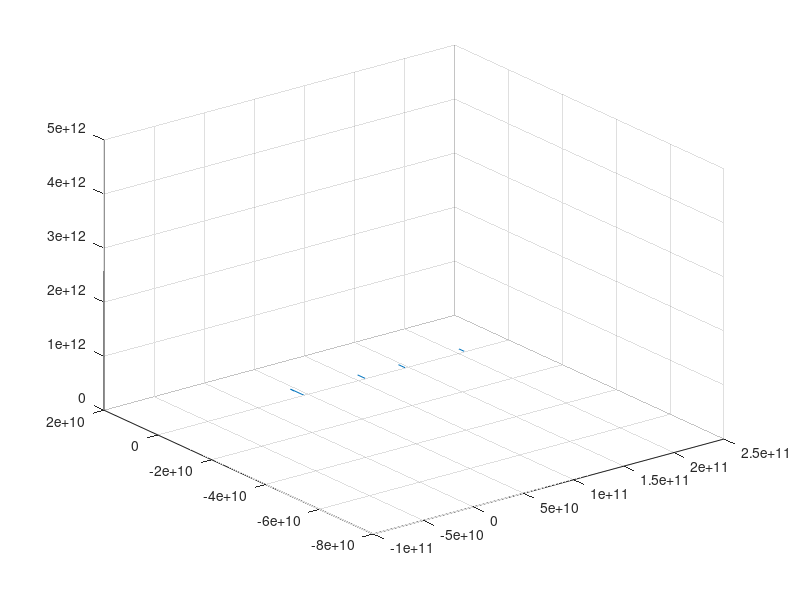

Reproduce this figure in MATLAB. (Note: this script raises an error after producing the figure.)
%% Setting up parameters
clear;clc;close all
global G m nObjects;
% Insert dialog system here

load('Inner_Planets.mat')% Loads scenario from .mat file

G = 6.674*10^-11;
y0 = [r,rdot];
t = 0:dt:t_f;
nObjects = round(length(r)/3);
%% Setting up spacial plot
fig = figure('Color',[0.08 0.08 0.08],'Units','normalized','InnerPosition',[0.25/2 0.25/2 0.75 0.75]);

% Trail graphics object
trl = quiver3(r(((1:nObjects)-1)*3+1),...
              r(((1:nObjects)-1)*3+2),...
              r(((1:nObjects)-1)*3+3),...
       dt.*rdot(((1:nObjects)-1)*3+1),...
       dt.*rdot(((1:nObjects)-1)*3+2),...
       dt.*rdot(((1:nObjects)-1)*3+3),0);
trl.ShowArrowHead = 'off';
hold on
% Planetary graphics object
s = scatter3(r(((1:nObjects)-1)*3+1),...
             r(((1:nObjects)-1)*3+2),...
             r(((1:nObjects)-1)*3+3),pointScale,colors./256,'filled');

% Axis Definitions
ax = gca;
axis equal
ax.Clipping = 'off';
ax.Box = 'off';
axis(limits)
ax.Color = [0.08 0.08 0.08];
ax.GridColor = [1 1 1];
ax.XColor = [0.9 0.9 0.9];
ax.XAxis.LineWidth = 0.75;
ax.YColor = [0.9 0.9 0.9];
ax.YAxis.LineWidth = 0.75;
ax.ZColor = [0.9 0.9 0.9];
ax.ZAxis.LineWidth = 0.75;
camproj('perspective')
cameratoolbar('SetMode','orbit')
campos(camStart)
camva(30)
time = annotation('textbox','Color',[1 1 1],'LineStyle','none','FontSize',16);
time.Position = [0.05 0.75 0.2 0.2];
%% Simulation
sol = leapfrog_solve(@a_func, y0, t);
currentTime = now;
%% Animation
for i = 2:length(t)
    
    trl.XData = sol(2:i, ((1:nObjects)-1)*3+1);
    trl.YData = sol(2:i, ((1:nObjects)-1)*3+2);
    trl.ZData = sol(2:i, ((1:nObjects)-1)*3+3);
    
    trl.UData = -(sol(2:i, ((1:nObjects)-1)*3+1) - sol((2:i)-1, ((1:nObjects)-1)*3+1));
    trl.VData = -(sol(2:i, ((1:nObjects)-1)*3+2) - sol((2:i)-1, ((1:nObjects)-1)*3+2));
    trl.WData = -(sol(2:i, ((1:nObjects)-1)*3+3) - sol((2:i)-1, ((1:nObjects)-1)*3+3));
    
    s.XData = sol(i,((1:nObjects)-1)*3+1);
    s.YData = sol(i,((1:nObjects)-1)*3+2);
    s.ZData = sol(i,((1:nObjects)-1)*3+3);
    % Display time in sim in relation to current time
    time.String = datestr(seconds(t(i))+currentTime,'HH:MM:SS.FFF mm-dd-yyyy');
    drawnow
end
%% acceleration function
function [ydot] = a_func(t, y)
% Given vector y, output its derivative (velocity and acceleration in this case)
global G m nObjects;
r = y(1:nObjects*3);
rdot = y(nObjects*3+1:end);
r2dot = zeros(1,length(r));
% defines a vector of object indicies
obj = 1:nObjects;
for i = obj
    for j = obj(obj ~= i)
        r2dot((i-1)*3+1:i*3) = r2dot((i-1)*3+1:i*3) + (G*m(j).*(r((j-1)*3+1:j*3)-r((i-1)*3+1:i*3)))...
            /(norm(r((j-1)*3+1:j*3)-r((i-1)*3+1:i*3))^3);
    end
end

ydot = [rdot r2dot];
end
%% Leapfrog Solver function
function [sol] = leapfrog_solve(ydot, init, t)
% The following uses leapfrog integration to find position
% Inputs:
% ydot - function for finding acceleration at a given time and y
% init - initial conditions for the system
% t    - vector containing all the times t that we wish to solve
global nObjects;
sol = zeros(length(t),nObjects*6);
obj = 1:nObjects*3;
% The sol matrix stores positions and velocities for every timestep
sol(1,:) = init;
for i = 1:length(t)-1
    step = t(i+1) - t(i);
    % Find next position using current velocity and acceleration
    ydot1 = ydot(t(i), sol(i,:));
    sol(i+1,obj) = sol(i,obj) + step * sol(i,obj+max(obj))...
        + (step^2)/2 * ydot1(obj+max(obj));
    % Find next velocity using current acceleration and next acceleration
    ydot2 = ydot(t(i+1), sol(i+1,:));
    sol(i+1,obj+max(obj)) = sol(i,obj+max(obj)) +...
    step * (ydot1(obj+max(obj)) + ydot2(obj+max(obj)))/2;
end
end